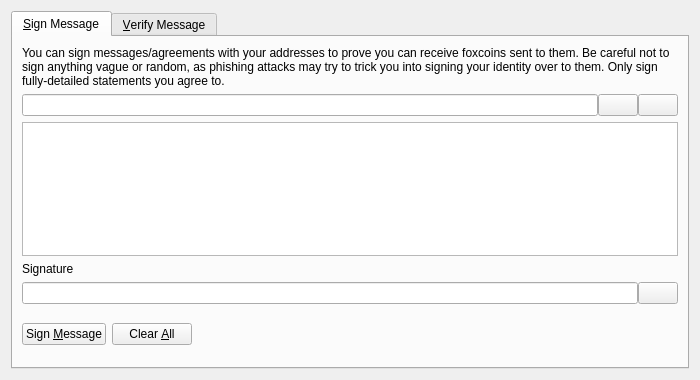
<?xml version="1.0" encoding="UTF-8"?>
<ui version="4.0">
 <class>SignVerifyMessageDialog</class>
 <widget class="QDialog" name="SignVerifyMessageDialog">
  <property name="geometry">
   <rect>
    <x>0</x>
    <y>0</y>
    <width>700</width>
    <height>380</height>
   </rect>
  </property>
  <property name="windowTitle">
   <string>Signatures - Sign / Verify a Message</string>
  </property>
  <property name="modal">
   <bool>true</bool>
  </property>
  <layout class="QVBoxLayout" name="verticalLayout">
   <item>
    <widget class="QTabWidget" name="tabWidget">
     <property name="currentIndex">
      <number>0</number>
     </property>
     <widget class="QWidget" name="tabSignMessage">
      <attribute name="title">
       <string>&amp;Sign Message</string>
      </attribute>
      <layout class="QVBoxLayout" name="verticalLayout_SM">
       <item>
        <widget class="QLabel" name="infoLabel_SM">
         <property name="text">
          <string>You can sign messages/agreements with your addresses to prove you can receive foxcoins sent to them. Be careful not to sign anything vague or random, as phishing attacks may try to trick you into signing your identity over to them. Only sign fully-detailed statements you agree to.</string>
         </property>
         <property name="textFormat">
          <enum>Qt::PlainText</enum>
         </property>
         <property name="wordWrap">
          <bool>true</bool>
         </property>
        </widget>
       </item>
       <item>
        <layout class="QHBoxLayout" name="horizontalLayout_1_SM">
         <property name="spacing">
          <number>0</number>
         </property>
         <item>
          <widget class="QValidatedLineEdit" name="addressIn_SM">
           <property name="toolTip">
            <string>The Foxcoin address to sign the message with</string>
           </property>
          </widget>
         </item>
         <item>
          <widget class="QPushButton" name="addressBookButton_SM">
           <property name="toolTip">
            <string>Choose previously used address</string>
           </property>
           <property name="text">
            <string/>
           </property>
           <property name="icon">
            <iconset resource="../bitcoin.qrc">
             <normaloff>:/icons/address-book</normaloff>:/icons/address-book</iconset>
           </property>
           <property name="shortcut">
            <string>Alt+A</string>
           </property>
           <property name="autoDefault">
            <bool>false</bool>
           </property>
          </widget>
         </item>
         <item>
          <widget class="QPushButton" name="pasteButton_SM">
           <property name="toolTip">
            <string>Paste address from clipboard</string>
           </property>
           <property name="text">
            <string/>
           </property>
           <property name="icon">
            <iconset resource="../bitcoin.qrc">
             <normaloff>:/icons/editpaste</normaloff>:/icons/editpaste</iconset>
           </property>
           <property name="shortcut">
            <string>Alt+P</string>
           </property>
           <property name="autoDefault">
            <bool>false</bool>
           </property>
          </widget>
         </item>
        </layout>
       </item>
       <item>
        <widget class="QPlainTextEdit" name="messageIn_SM">
         <property name="toolTip">
          <string>Enter the message you want to sign here</string>
         </property>
        </widget>
       </item>
       <item>
        <widget class="QLabel" name="signatureLabel_SM">
         <property name="text">
          <string>Signature</string>
         </property>
         <property name="textFormat">
          <enum>Qt::PlainText</enum>
         </property>
        </widget>
       </item>
       <item>
        <layout class="QHBoxLayout" name="horizontalLayout_2_SM">
         <property name="spacing">
          <number>0</number>
         </property>
         <item>
          <widget class="QLineEdit" name="signatureOut_SM">
           <property name="font">
            <font>
             <italic>true</italic>
            </font>
           </property>
           <property name="readOnly">
            <bool>true</bool>
           </property>
          </widget>
         </item>
         <item>
          <widget class="QPushButton" name="copySignatureButton_SM">
           <property name="toolTip">
            <string>Copy the current signature to the system clipboard</string>
           </property>
           <property name="text">
            <string/>
           </property>
           <property name="icon">
            <iconset resource="../bitcoin.qrc">
             <normaloff>:/icons/editcopy</normaloff>:/icons/editcopy</iconset>
           </property>
           <property name="autoDefault">
            <bool>false</bool>
           </property>
          </widget>
         </item>
        </layout>
       </item>
       <item>
        <layout class="QHBoxLayout" name="horizontalLayout_3_SM">
         <item>
          <widget class="QPushButton" name="signMessageButton_SM">
           <property name="toolTip">
            <string>Sign the message to prove you own this Foxcoin address</string>
           </property>
           <property name="text">
            <string>Sign &amp;Message</string>
           </property>
           <property name="icon">
            <iconset resource="../bitcoin.qrc">
             <normaloff>:/icons/edit</normaloff>:/icons/edit</iconset>
           </property>
           <property name="autoDefault">
            <bool>false</bool>
           </property>
          </widget>
         </item>
         <item>
          <widget class="QPushButton" name="clearButton_SM">
           <property name="toolTip">
            <string>Reset all sign message fields</string>
           </property>
           <property name="text">
            <string>Clear &amp;All</string>
           </property>
           <property name="icon">
            <iconset resource="../bitcoin.qrc">
             <normaloff>:/icons/remove</normaloff>:/icons/remove</iconset>
           </property>
           <property name="autoDefault">
            <bool>false</bool>
           </property>
          </widget>
         </item>
         <item>
          <spacer name="horizontalSpacer_1_SM">
           <property name="orientation">
            <enum>Qt::Horizontal</enum>
           </property>
           <property name="sizeHint" stdset="0">
            <size>
             <width>40</width>
             <height>48</height>
            </size>
           </property>
          </spacer>
         </item>
         <item>
          <widget class="QLabel" name="statusLabel_SM">
           <property name="font">
            <font>
             <weight>75</weight>
             <bold>true</bold>
            </font>
           </property>
           <property name="text">
            <string/>
           </property>
           <property name="wordWrap">
            <bool>true</bool>
           </property>
          </widget>
         </item>
         <item>
          <spacer name="horizontalSpacer_2_SM">
           <property name="orientation">
            <enum>Qt::Horizontal</enum>
           </property>
           <property name="sizeHint" stdset="0">
            <size>
             <width>40</width>
             <height>48</height>
            </size>
           </property>
          </spacer>
         </item>
        </layout>
       </item>
      </layout>
     </widget>
     <widget class="QWidget" name="tabVerifyMessage">
      <attribute name="title">
       <string>&amp;Verify Message</string>
      </attribute>
      <layout class="QVBoxLayout" name="verticalLayout_VM">
       <item>
        <widget class="QLabel" name="infoLabel_VM">
         <property name="text">
          <string>Enter the receiver's address, message (ensure you copy line breaks, spaces, tabs, etc. exactly) and signature below to verify the message. Be careful not to read more into the signature than what is in the signed message itself, to avoid being tricked by a man-in-the-middle attack. Note that this only proves the signing party receives with the address, it cannot prove sendership of any transaction!</string>
         </property>
         <property name="textFormat">
          <enum>Qt::PlainText</enum>
         </property>
         <property name="alignment">
          <set>Qt::AlignLeading|Qt::AlignLeft|Qt::AlignTop</set>
         </property>
         <property name="wordWrap">
          <bool>true</bool>
         </property>
        </widget>
       </item>
       <item>
        <layout class="QHBoxLayout" name="horizontalLayout_1_VM">
         <property name="spacing">
          <number>0</number>
         </property>
         <item>
          <widget class="QValidatedLineEdit" name="addressIn_VM">
           <property name="toolTip">
            <string>The Foxcoin address the message was signed with</string>
           </property>
          </widget>
         </item>
         <item>
          <widget class="QPushButton" name="addressBookButton_VM">
           <property name="toolTip">
            <string>Choose previously used address</string>
           </property>
           <property name="text">
            <string/>
           </property>
           <property name="icon">
            <iconset resource="../bitcoin.qrc">
             <normaloff>:/icons/address-book</normaloff>:/icons/address-book</iconset>
           </property>
           <property name="shortcut">
            <string>Alt+A</string>
           </property>
           <property name="autoDefault">
            <bool>false</bool>
           </property>
          </widget>
         </item>
        </layout>
       </item>
       <item>
        <widget class="QPlainTextEdit" name="messageIn_VM"/>
       </item>
       <item>
        <widget class="QValidatedLineEdit" name="signatureIn_VM"/>
       </item>
       <item>
        <layout class="QHBoxLayout" name="horizontalLayout_2_VM">
         <item>
          <widget class="QPushButton" name="verifyMessageButton_VM">
           <property name="toolTip">
            <string>Verify the message to ensure it was signed with the specified Foxcoin address</string>
           </property>
           <property name="text">
            <string>Verify &amp;Message</string>
           </property>
           <property name="icon">
            <iconset resource="../bitcoin.qrc">
             <normaloff>:/icons/transaction_0</normaloff>:/icons/transaction_0</iconset>
           </property>
           <property name="autoDefault">
            <bool>false</bool>
           </property>
          </widget>
         </item>
         <item>
          <widget class="QPushButton" name="clearButton_VM">
           <property name="toolTip">
            <string>Reset all verify message fields</string>
           </property>
           <property name="text">
            <string>Clear &amp;All</string>
           </property>
           <property name="icon">
            <iconset resource="../bitcoin.qrc">
             <normaloff>:/icons/remove</normaloff>:/icons/remove</iconset>
           </property>
           <property name="autoDefault">
            <bool>false</bool>
           </property>
          </widget>
         </item>
         <item>
          <spacer name="horizontalSpacer_1_VM">
           <property name="orientation">
            <enum>Qt::Horizontal</enum>
           </property>
           <property name="sizeHint" stdset="0">
            <size>
             <width>40</width>
             <height>48</height>
            </size>
           </property>
          </spacer>
         </item>
         <item>
          <widget class="QLabel" name="statusLabel_VM">
           <property name="font">
            <font>
             <weight>75</weight>
             <bold>true</bold>
            </font>
           </property>
           <property name="text">
            <string/>
           </property>
           <property name="wordWrap">
            <bool>true</bool>
           </property>
          </widget>
         </item>
         <item>
          <spacer name="horizontalSpacer_2_VM">
           <property name="orientation">
            <enum>Qt::Horizontal</enum>
           </property>
           <property name="sizeHint" stdset="0">
            <size>
             <width>40</width>
             <height>48</height>
            </size>
           </property>
          </spacer>
         </item>
        </layout>
       </item>
      </layout>
     </widget>
    </widget>
   </item>
  </layout>
 </widget>
 <customwidgets>
  <customwidget>
   <class>QValidatedLineEdit</class>
   <extends>QLineEdit</extends>
   <header>qvalidatedlineedit.h</header>
  </customwidget>
 </customwidgets>
 <resources>
  <include location="../bitcoin.qrc"/>
 </resources>
 <connections/>
</ui>
